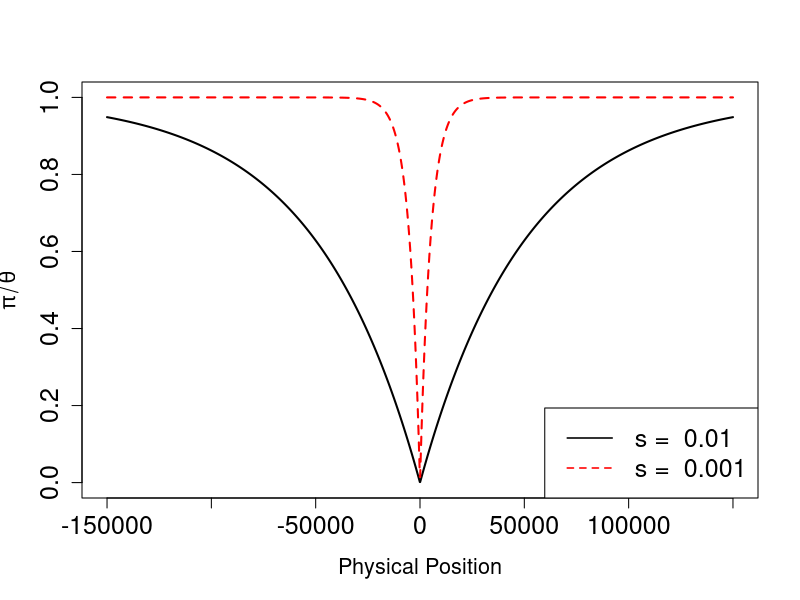

Write R code to recreate this figure.
fig.direct="~/Dropbox/Courses/PBGG_Core/Popgen_teaching_Notes/Figs/"


sel=c(0.01,0.001)

tau = 2*log(2*10000)/sel[1]
physical.pos<-seq(-150e3,150e3,length=2000)
rec.dist<-abs(physical.pos)*1e-8
plot(physical.pos,(1-exp(-rec.dist*tau)),ylim=c(0,1),typ="l",lwd=2,xlab="Physical Position",ylab=expression(pi/theta),cex.axis=1.5,cex.lab=1.3)
tau = 2*log(2*10000)/sel[2]
rec.dist<-abs(physical.pos)*1e-8
lines(physical.pos,(1-exp(-rec.dist*tau)),lty=2,lwd=2,col="red")
legend("bottomright",legend=paste("s = ",sel),col=c("black","red"),lty=c(1,2),lwd=1.5,cex=1.5)
dev.copy2eps(file=paste(fig.direct,"hitchhiking_reduction.eps",sep=""))
